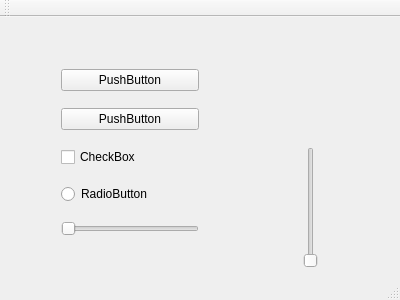
<?xml version="1.0" encoding="UTF-8"?>
<ui version="4.0">
 <class>MainWindow</class>
 <widget class="QMainWindow" name="MainWindow">
  <property name="geometry">
   <rect>
    <x>0</x>
    <y>0</y>
    <width>400</width>
    <height>300</height>
   </rect>
  </property>
  <property name="windowTitle">
   <string>MainWindow</string>
  </property>
  <widget class="QWidget" name="centralWidget">
   <widget class="QWidget" name="verticalLayoutWidget">
    <property name="geometry">
     <rect>
      <x>50</x>
      <y>30</y>
      <width>160</width>
      <height>211</height>
     </rect>
    </property>
    <layout class="QVBoxLayout" name="verticalLayout">
     <item>
      <widget class="QPushButton" name="pushButton">
       <property name="text">
        <string>PushButton</string>
       </property>
      </widget>
     </item>
     <item>
      <widget class="QPushButton" name="pushButton_2">
       <property name="text">
        <string>PushButton</string>
       </property>
      </widget>
     </item>
     <item>
      <widget class="QCheckBox" name="checkBox">
       <property name="text">
        <string>CheckBox</string>
       </property>
      </widget>
     </item>
     <item>
      <widget class="QRadioButton" name="radioButton">
       <property name="text">
        <string>RadioButton</string>
       </property>
      </widget>
     </item>
     <item>
      <widget class="QSlider" name="horizontalSlider">
       <property name="orientation">
        <enum>Qt::Horizontal</enum>
       </property>
      </widget>
     </item>
    </layout>
   </widget>
   <widget class="QSlider" name="verticalSlider">
    <property name="geometry">
     <rect>
      <x>280</x>
      <y>130</y>
      <width>61</width>
      <height>121</height>
     </rect>
    </property>
    <property name="orientation">
     <enum>Qt::Vertical</enum>
    </property>
   </widget>
  </widget>
  <widget class="QMenuBar" name="menuBar">
   <property name="geometry">
    <rect>
     <x>0</x>
     <y>0</y>
     <width>400</width>
     <height>20</height>
    </rect>
   </property>
  </widget>
  <widget class="QToolBar" name="mainToolBar">
   <attribute name="toolBarArea">
    <enum>TopToolBarArea</enum>
   </attribute>
   <attribute name="toolBarBreak">
    <bool>false</bool>
   </attribute>
  </widget>
  <widget class="QStatusBar" name="statusBar"/>
 </widget>
 <layoutdefault spacing="6" margin="11"/>
 <resources/>
 <connections>
  <connection>
   <sender>horizontalSlider</sender>
   <signal>actionTriggered(int)</signal>
   <receiver>verticalSlider</receiver>
   <slot>setValue(int)</slot>
   <hints>
    <hint type="sourcelabel">
     <x>170</x>
     <y>254</y>
    </hint>
    <hint type="destinationlabel">
     <x>313</x>
     <y>254</y>
    </hint>
   </hints>
  </connection>
  <connection>
   <sender>horizontalSlider</sender>
   <signal>valueChanged(int)</signal>
   <receiver>verticalSlider</receiver>
   <slot>setValue(int)</slot>
   <hints>
    <hint type="sourcelabel">
     <x>176</x>
     <y>253</y>
    </hint>
    <hint type="destinationlabel">
     <x>293</x>
     <y>252</y>
    </hint>
   </hints>
  </connection>
  <connection>
   <sender>pushButton</sender>
   <signal>clicked()</signal>
   <receiver>checkBox</receiver>
   <slot>toggle()</slot>
   <hints>
    <hint type="sourcelabel">
     <x>55</x>
     <y>91</y>
    </hint>
    <hint type="destinationlabel">
     <x>59</x>
     <y>179</y>
    </hint>
   </hints>
  </connection>
  <connection>
   <sender>pushButton_2</sender>
   <signal>clicked()</signal>
   <receiver>radioButton</receiver>
   <slot>animateClick()</slot>
   <hints>
    <hint type="sourcelabel">
     <x>190</x>
     <y>133</y>
    </hint>
    <hint type="destinationlabel">
     <x>114</x>
     <y>205</y>
    </hint>
   </hints>
  </connection>
 </connections>
</ui>
